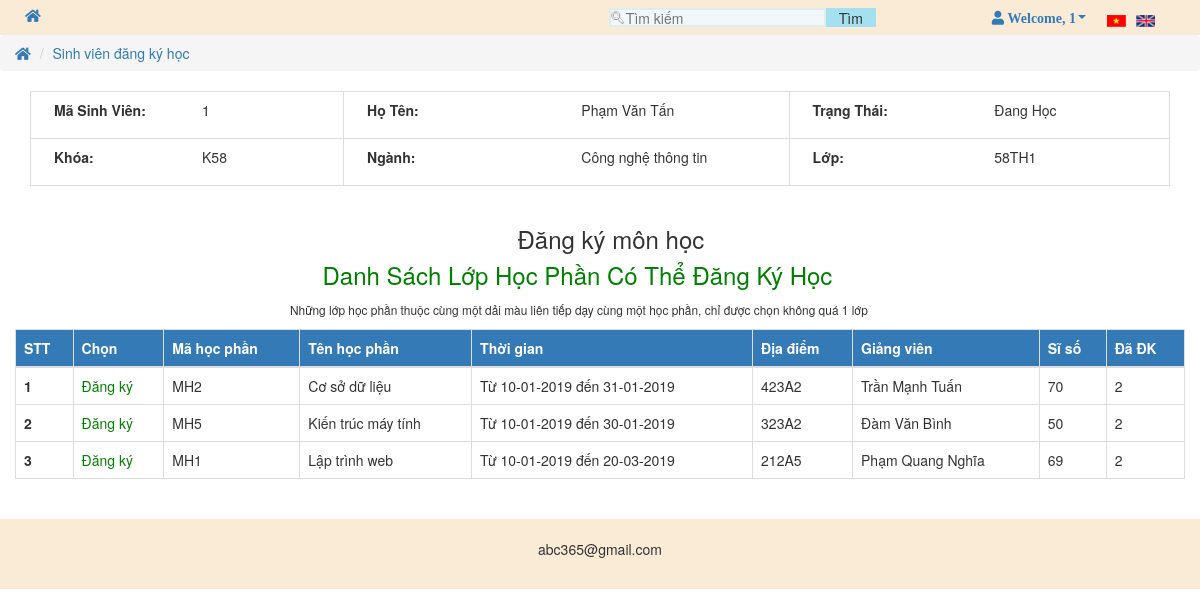
The app's page /code/dangkyhoc.php (signed in) with its own data.
### tables this page shows
CREATE TABLE `sinhvien` (
  `id` int(5) NOT NULL,
  `MaSV` char(10) NOT NULL,
  `TenSV` varchar(100) NOT NULL,
  `GioiTinh` varchar(30) NOT NULL,
  `NgaySinh` date NOT NULL,
  `QueQuan` varchar(100) NOT NULL,
  `Email` varchar(100) NOT NULL,
  `SDT` int(12) NOT NULL,
  `MaL` char(6) NOT NULL
);

CREATE TABLE `khoahoc` (
  `id` int(5) NOT NULL,
  `MaKH` char(6) NOT NULL,
  `TenKH` varchar(100) NOT NULL
);

CREATE TABLE `khoa` (
  `id` int(5) NOT NULL,
  `MaK` char(6) NOT NULL,
  `TenK` varchar(100) NOT NULL,
  `SoCanBo` int(5) NOT NULL
);

CREATE TABLE `lop` (
  `id` int(5) NOT NULL,
  `MaL` char(6) NOT NULL,
  `TenL` varchar(100) NOT NULL,
  `SiSo` int(5) NOT NULL,
  `MaK` char(6) NOT NULL,
  `MaKH` char(6) NOT NULL,
  `MaHDT` char(6) NOT NULL
);

CREATE TABLE `dangky` (
  `id` int(5) NOT NULL,
  `TenMH` varchar(200) NOT NULL,
  `MaMH` char(6) NOT NULL,
  `ngayhoc` date NOT NULL,
  `ngayketthuc` date NOT NULL,
  `diadiem` varchar(200) NOT NULL,
  `giangvien` varchar(100) NOT NULL,
  `siso` int(3) NOT NULL,
  `MaKH` char(6) NOT NULL,
  `MaK` char(6) NOT NULL
);

CREATE TABLE `monhoc` (
  `id` int(5) NOT NULL,
  `MaMH` char(6) NOT NULL,
  `TenMH` varchar(100) NOT NULL,
  `SoTinChi` int(5) NOT NULL
);

CREATE TABLE `svdangky` (
  `id` int(5) NOT NULL,
  `dadk` int(5) NOT NULL,
  `iddk` int(5) NOT NULL,
  `status` int(1) NOT NULL,
  `ngaydang` date NOT NULL,
  `giodang` varchar(100) NOT NULL,
  `MaSV` char(10) NOT NULL,
  `tongtien` int(20) NOT NULL
);

### code/dangkyhoc.php (the view, shortened to what this page needs)
<?php include('includes/header.php'); ?>
<?php
    $sql1="SELECT * FROM sinhvien WHERE MaSV='{$_SESSION['msv']}'";
    $query_a1=mysqli_query($conn,$sql1);
    $dm_info1=mysqli_fetch_assoc($query_a1);
    $sql3="SELECT * FROM lop WHERE MaL='{$dm_info1['MaL']}'";
    $query_a3=mysqli_query($conn,$sql3);
    $dm_info3=mysqli_fetch_assoc($query_a3);
    $sql4="SELECT * FROM khoahoc WHERE MaKH='{$dm_info3['MaKH']}'";
    $query_a4=mysqli_query($conn,$sql4);
    $dm_info4=mysqli_fetch_assoc($query_a4);
    $sql5="SELECT * FROM khoa WHERE MaK='{$dm_info3['MaK']}'";
    $query_a5=mysqli_query($conn,$sql5);
    $dm_info5=mysqli_fetch_assoc($query_a5);
?>
<ul class="breadcrumb">
    <li><a href="index.php" title="Trang chủ"><i class="fa fa-home"></i></a></li>
    <li><a style="text-decoration:none" href="dangkyhoc.php" title="Sinh viên đăng ký học">Sinh viên đăng ký học</a></li>
</ul>
<div class="container">
    <table class="table table-bordered">
    <tr>
        <td><div class="col-lg-6 col-md-6 col-sm-6 col-xs-6"><p><b>Mã Sinh Viên:</b></p></div>
        <div class="col-lg-6 col-md-6 col-sm-6 col-xs-6"><p><?php echo $dm_info1['MaSV']; ?></p></div></td>
        <td><div class="col-lg-6 col-md-6 col-sm-6 col-xs-6"><p><b>Họ Tên:</b></p></div>
        <div class="col-lg-6 col-md-6 col-sm-6 col-xs-6"><p><?php echo $dm_info1['TenSV']; ?></p></div></td>
        <td><div class="col-lg-6 col-md-6 col-sm-6 col-xs-6"><p><b>Trạng Thái:</b></p></div>
        <div class="col-lg-6 col-md-6 col-sm-6 col-xs-6"><p>Đang Học</p></div></td>
    </tr>
    <tr>
        <td><div class="col-lg-6 col-md-6 col-sm-6 col-xs-6"><p><b>Khóa:</b></p></div>
        <div class="col-lg-6 col-md-6 col-sm-6 col-xs-6"><p><?php echo $dm_info4['TenKH']; ?></p></div></td>
        <td><div class="col-lg-6 col-md-6 col-sm-6 col-xs-6"><p><b>Ngành:</b></p></div>
        <div class="col-lg-6 col-md-6 col-sm-6 col-xs-6"><p><?php echo $dm_info5['TenK']; ?></p></div></td>
        <td><div class="col-lg-6 col-md-6 col-sm-6 col-xs-6"><p><b>Lớp:</b></p></div>
        <div class="col-lg-6 col-md-6 col-sm-6 col-xs-6"><p><?php echo $dm_info3['TenL']; ?></p></div></td>
    </tr>
    </table>
    <div class="row">
        <div class="col-lg-5 col-md-5 col-sm-5 col-xs-5"></div>
        <div class="col-lg-6 col-md-6 col-sm-6 col-xs-6"><h3>Đăng ký môn học</h3></div>
        <div class="col-lg-3 col-md-3 col-sm-3 col-xs-3"></div>
        <div class="col-lg-9 col-md-9 col-sm-9 col-xs-9"><h3 style="margin-top:0px;color:green">Danh Sách Lớp Học Phần Có Thể Đăng Ký Học</h3></div>
        <div class="col-lg-2 col-md-2 col-sm-2 col-xs-2"></div>
        <div class="col-lg-9 col-md-9 col-sm-9 col-xs-9"><p style="padding-left:65px"><small>Những lớp học phần thuộc cùng một dải màu liên tiếp dạy cùng một học phần, chỉ được chọn không quá 1 lớp</small></p></div>
        <table class="table table-bordered">
            <thead>
                <tr class="bg-primary">
                <th scope="col">STT</th>
                <th scope="col">Chọn</th>
                <th scope="col">Mã học phần</th>
                <th scope="col">Tên học phần</th>
                <th scope="col">Thời gian</th>
                <th scope="col">Địa điểm</th>
                <th scope="col">Giảng viên</th>
                <th scope="col">Sĩ số</th>
                <th scope="col">Đã ĐK</th>
                </tr>
            </thead>
            <tbody>
            <?php
                $sql="SELECT * FROM dangky WHERE MaKH='{$dm_info3['MaKH']}' and MaK='{$dm_info3['MaK']}'";
                $query_a=mysqli_query($conn,$sql);
                $dem=1;
                $num_row=mysqli_num_rows($query_a);
                if($num_row!=0){
                while($dm_info=mysqli_fetch_array($query_a,MYSQLI_ASSOC)){
            ?>
                <tr>
                <th scope="row"><?php echo $dem; ?></th>
                <td><div class="dangky<?php echo $dm_info['id']; ?>" id="<?php echo $dm_info['id']; ?>" style="cursor:pointer;color:green">Đăng ký</a></td>
                <?php $sql7="SELECT * FROM svdangky WHERE iddk='{$dm_info['id']}' and MaSV='{$dm_info1['MaSV']}'";
                $sql10="SELECT * FROM svdangky WHERE iddk='{$dm_info['id']}' ORDER BY dadk desc limit 1";
                $query_a10=mysqli_query($conn,$sql10);
                $dm_info10=mysqli_fetch_array($query_a10,MYSQLI_ASSOC);
                ?>
                <td><?php echo $dm_info['MaMH']; ?></td>
                <td><?php
                $sql2="SELECT * FROM monhoc WHERE MaMH='{$dm_info['MaMH']}'";
                $query_a2=mysqli_query($conn,$sql2);
                $dm_info2=mysqli_fetch_assoc($query_a2);
                echo $dm_info2['TenMH'];
                ?>
                </td>
                <td><?php
                $ngayhoc_ht=explode("-",$dm_info['ngayhoc']);
                $ngayhoc_in=$ngayhoc_ht[2].'-'.$ngayhoc_ht[1].'-'.$ngayhoc_ht[0];
                $ngaykt_ht=explode("-",$dm_info['ngayketthuc']);
                $ngaykt_in=$ngaykt_ht[2].'-'.$ngaykt_ht[1].'-'.$ngaykt_ht[0];
                echo 'Từ '.$ngayhoc_in.' đến '.$ngaykt_in; ?></td>
                <td><?php echo $dm_info['diadiem']; ?></td>
                <td><?php echo $dm_info['giangvien']; ?></td>
                <td><?php echo $dm_info['siso']; ?></td>
                <td><?php if(isset($dm_info10['dadk'])){echo $dm_info10['dadk'];}else{echo '0';} ?></td>
                </tr>
                <?php $dem++; } } ?>
            </tbody>
        </table>
    </div>
</div>
<?php include('includes/footer.php'); ?>

### code/includes/header.php (shortened to what this page needs)
<!DOCTYPE html>
<html lang="en">
<head>
    <link href="./font-awesome/css/all.min.css" rel="stylesheet" type="text/css">
    <link rel="stylesheet" href="./css/btl.css">
    <link rel="stylesheet" href="./css/main_menu.css">
    <link rel="stylesheet" href="./css/content_top.css">
    <link rel="stylesheet" href="./css/ks.css">
    <link rel="stylesheet" href="./css/bottom.css">
    <link href="./css/bootstrap.min.css" rel="stylesheet">
    <link rel="stylesheet" href="./css/style.css">
    <link rel="stylesheet" href="./css/sb-style.css">
</head>
<body>
    <div id="main">
        <div id="menu_header">
            <div class="languages">
                <a href="#"><img src="./image/en.jpg" alt="English"></a>
                <a href="#"><img src="./image/vi.jpg" alt="Vietnamese"></a>
            </div>
            <?php
                if(isset($_SESSION['username']) && ($_SESSION['quyen']==0)){
                    include('menu_login/dnmember.php');
                }
                elseif(isset($_SESSION['username']) && ($_SESSION['quyen']==1)){
                    header('location:admin/index.php');
                }
                else{
                    include('menu_login/chuadangnhap.php');
                }
            ?>
            <div class="search">
                <form name="frmsearch" action="search.php" method="GET">
                    <img src="./image/search.jpg" alt="Search">
                    <input type="text" placeholder="Tìm kiếm " id="search_text" name="ten">
                    <button type="submit" id="search_btn" name="submit">Tìm</button>
                </form>
            </div>
            <a href="index.php"><i class="fa fa-home tranghome"></i></a>
        </div>

### code/includes/menu_login/dnmember.php (shortened to what this page needs)
<div class="navbar pull-right dide">
    <ul class="nav pull-right">
        <li class="dropdown"><a href="javascript:;" class="fa fa-user" data-toggle="dropdown">&nbsp;Welcome,&nbsp;<?php if(isset($_SESSION['username'])) {echo $_SESSION['username'];} ?><b class="caret"></b></a>
        </li>
    </ul>
</div>

### code/includes/footer.php (shortened to what this page needs)
        <div class="bootstrap-iso">
            <div class="col-lg-12 text-center" style="background:antiquewhite;">
                <p>abc365@gmail.com</p>
            </div>
        </div>
    </div>
    <link rel="stylesheet prefetch" href="http://cdnjs.cloudflare.com/ajax/libs/bootstrap-datepicker/1.3.0/css/datepicker.css">
</body>
</html>

### code/css/btl.css (style rules this page uses)
* { margin: 0px; padding: 0px; }
body { width: 100%; }
#menu_header { height: 35px; background-color: antiquewhite; width: 100%; }
.tranghome { position: absolute; left:25px; top:9px; }
.languages { float: right; padding:9px 40px 0 0; }
.languages a { float: right; display: block; padding: 0 5px; }
.search { float:right; padding: 3px 100px 0 0; }
.search img { float: left; background-color: #F1F8FA; border: 2px solid #E1ECEF; border-right: none; height: 19px; margin: 5px 0 0 0; }
.search #search_text { float: left; border: 2px solid #E1ECEF; border-left: none; width: 200px; height: 19px; margin: 5px 0 0 0; background-color: #F1F8FA; }
.search #search_btn { float: left; background-color:#A5E0F0; margin: 5px 0 0 0; width: 50px; height: 19px; border: none; cursor: pointer; }

### code/css/style.css (style rules this page uses)
.dide { min-height: 0px; margin-bottom: 0px; }

### records on screen
sinhvien: MaSV "1", TenSV "Phạm Văn Tấn"
khoahoc: TenKH "K58"
khoa: TenK "Công nghệ thông tin"
lop: TenL "58TH1"
dangky: MaMH "MH2", MaMH.TenMH "Cơ sở dữ liệu", ngayhoc "10-01-2019", ngayketthuc "31-01-2019", diadiem "423A2", giangvien "Trần Mạnh Tuấn", siso "70", svdangky.dadk "2"
dangky: MaMH "MH5", MaMH.TenMH "Kiến trúc máy tính", ngayhoc "10-01-2019", ngayketthuc "30-01-2019", diadiem "323A2", giangvien "Đàm Văn Bình", siso "50", svdangky.dadk "2"
dangky: MaMH "MH1", MaMH.TenMH "Lập trình web", ngayhoc "10-01-2019", ngayketthuc "20-03-2019", diadiem "212A5", giangvien "Phạm Quang Nghĩa", siso "69", svdangky.dadk "2"

### other values on screen
$_SESSION['username'] "1"
